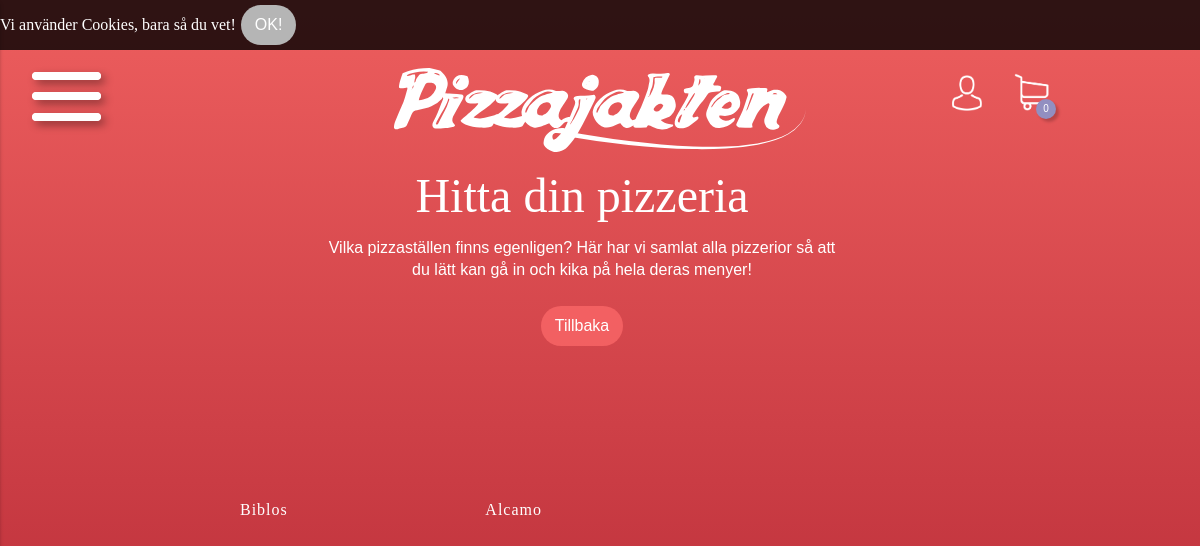
The app's page /hittaPizzeria.php, older data.
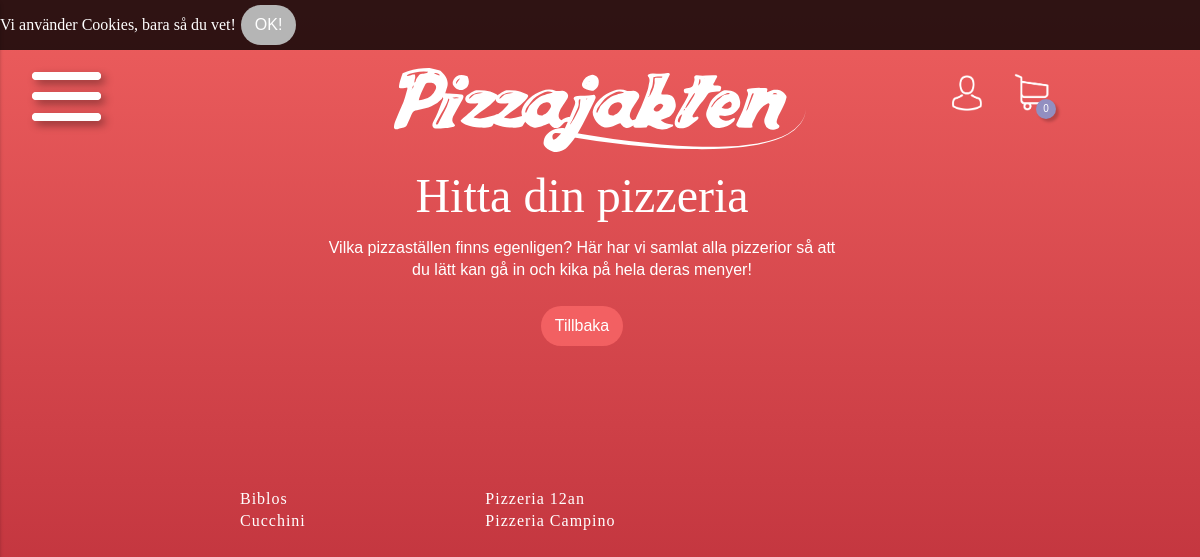
The same page, newer data.
### tables this page shows
CREATE TABLE IF NOT EXISTS `pizzerior` (
  `id` int(4) NOT NULL AUTO_INCREMENT,
  `namn` varchar(255) NOT NULL,
  `hasGlutenFree` tinyint(1) NOT NULL,
  `lng` float DEFAULT NULL,
  `lat` float DEFAULT NULL,
  `openinghouers` varchar(255) NOT NULL,
  `town` int(11) NOT NULL DEFAULT '1',
  `adress` varchar(50) NOT NULL,
  `url` varchar(255) DEFAULT NULL,
  PRIMARY KEY (`id`),
  UNIQUE KEY `id` (`id`),
  UNIQUE KEY `namn` (`namn`),
  KEY `town` (`town`),
  CONSTRAINT `town` FOREIGN KEY (`town`) REFERENCES `cities` (`id`) ON DELETE CASCADE ON UPDATE CASCADE
);

### hittaPizzeria.php (the view)
<?php
    $no_balls = 'true';
    include ('header.php');
?>
    <div class="hittaPizzeria">
        <h1>Hitta din pizzeria</h1>
        <p>Vilka pizzaställen finns egenligen? Här har vi samlat alla pizzerior så att du lätt kan gå in och kika på hela deras menyer!</p>
                    <button><a href="index.php" >Tillbaka</a></button>
    </div>
    <div class="listaPizzerior">
        <ul>
                <?php
                    $conn = connect_to_db();
                    $result = $conn->query("SELECT namn, url FROM pizzerior");
                    while($row = $result->fetch_assoc()) {
                    ?>
                        <li>
                            <a target="_blank" href="<?php echo $row['url'];?>"><?php echo $row['namn']; ?> </a>
                        </li>
                        <?php
                    }
                    ?>
        </ul>
    </div>
<?php
	include 'footer.php';
?>

### header.php (shortened to what this page needs)
<?php
	if (isset($_SESSION['shopping-cart'])) {
	$items_in_cart = is_array($_SESSION['shopping-cart']) ? count($_SESSION['shopping-cart']) : 0 ;
	}
	else{
		$items_in_cart = 0 ;
	}
?>
<!DOCTYPE html>
<html lang="en">
<head>
	<link rel="stylesheet" type="text/css" href="css/main.css">
	<link rel="stylesheet" type="text/css" href="./css/main.css">
	<?php
	if(isset($no_balls)){
		?>
		<link rel="stylesheet" type="text/css" href="css/no_balls.css">
	<?php
	}
	?>
</head>
<body>
	<?php
	if(!isset($_COOKIE['Cookie_bar'])) {
    ?>
    <div class="cookie">
        <p>Vi använder Cookies, bara så du vet!</p><button id="cookie_button">OK!</button>
    </div>
	<?php } ?>
<div class="container">
	<header>
		<img id="burger" class="shadow" src="images/burger.png"/>
		<a href="index.php" class="logga"><img src="images/logotyp.svg" alt="Logga"></a>
		<?php
		if(isset($_SESSION['user'])){
        	echo '<a href="Min-Sida.php"><img id="user" src="images/user.png" alt="min sida"></a>';
		}else{
        	echo '<a href="logIn.php"><img id="user" src="images/user.png" alt="min sida"></a>';
		}
		?>
        <a href="varukorg.php"><img id="cart" src="images/cart.png"><div class="counter2"><?php echo $items_in_cart; ?></div></a>
	</header>

### footer.php (shortened to what this page needs)
</div>
</body>
</html>

### css/main.css (style rules this page uses)
html, body, div, span, applet, object, iframe, h1, h2, h3, h4, h5, h6, p, blockquote, pre, a, abbr, acronym, address, big, cite, code, del, dfn, em, font, img, ins, kbd, q, s, samp, small, strike, strong, sub, sup, tt, var, dl, dt, dd, ol, ul, li, fieldset, form, label, legend, table, caption, tbody, tfoot, thead, tr, th, td { margin: 0; padding: 0; border: 0; outline: 0; font-weight: inherit; font-style: inherit; font-size: 100%; font-family: inherit; vertical-align: baseline; }
body { line-height: 1; color: black; background: white; }
ol, ul { list-style: none; }
body { background: #ed5e5e; background: -moz-linear-gradient(top, #ed5e5e 0%, #af2230 100%, #af2230 101%); background: -webkit-linear-gradient(top, #ed5e5e 0%,#af2230 100%,#af2230 101%); background: linear-gradient(to bottom, #ed5e5e 0%,#af2230 100%,#af2230 101%); filter: progid:DXImageTransform.Microsoft.gradient( startColorstr='#ed5e5e', endColorstr='#af2230',GradientType=0 ); font-family: "bebas-neue"; font-family: "bebas-neue"; color: #fff; font-size: 1em; }
.container { display: grid; grid-template-columns: 150px 1fr 1fr 150px; grid-template-rows: 13% 17% 35px auto 1%; grid-template-areas: "header header header header" ". prog prog ." ". tabs . ." "left main1 main2 right" ". . . ."; height: 100vh; }
a { text-decoration: none; color: white; }
.shadow { box-shadow: 4px 4px 4px rgba(0, 0, 0, 0.38); }
img.shadow { text-shadow: none; box-shadow: none; filter: drop-shadow(4px 4px 4px rgba(0, 0, 0, 0.38)); }
header { grid-area: header; position: relative; text-align: center; }
.logga { display: block; height: 100%; }
.logga img { height: 70%; padding-top: 18px; }
#cart { width: 3%; position: absolute; right: 150px; top: 23px; }
#user { width: 2.5%; position: absolute; right: 218px; top: 25px; }
#burger { position: absolute; left: 0; top: 0; padding: 22px 32px; cursor: pointer; }
.counter2 { background: #928FC1; border: none; border-radius: 70px; box-sizing: border-box; width: 20px; height: 20px; box-shadow: 3px 3px 3px rgba(0, 0, 0, 0.2); z-index: 100; position: absolute; top: 49px; right: 144px; text-align: center; padding-top: 5px; text-decoration: none; display: inline-block; font-size: 10px; font-family: helvetica; cursor: pointer; }
button { background-color: #b5b5b5; border: none; border-radius: 25px; color: white; padding: 11px 14px; margin: 5px; text-align: center; text-decoration: none; display: inline-block; font-size: 16px; font-family: helvetica; cursor: pointer; }
.hittaPizzeria { text-align: center; position: absolute; height: 70%; width: 43%; margin: -3% 0 0 -23%; top: 26%; left: 50%; line-height: 22px; }
.hittaPizzeria button { background-color: rgba(255, 107, 107, 0.7); }
.hittaPizzeria p { font-family: helvetica; margin-top: 30px; margin-bottom: 20px; }
.hittaPizzeria h1 { font-size: -webkit-xxx-large; }
.listaPizzerior { column-count: 3; position: absolute; top: 60%; left: 50%; transform: translateX(-50%) translateY(-50%); width: 60%; padding: 8% 0 0; z-index: 1; padding: 45px; line-height: 22px; letter-spacing: 1px; }
.cookie { width: 100%; background-color: rgba(0, 0, 0, 0.8); z-index: 999; }
.cookie p { display: inline-block; }
.cookie button { display: inline-block; }

### css/no_balls.css (style rules this page uses)
.container { display: grid; grid-template-columns: 150px 1fr 1fr 150px; grid-template-rows: 15% 35px 15% auto 1%; grid-template-areas: "header header header header" ". tabs . ." ". main1 main2 ." "left main1 main2 right" ". . . ."; height: 100vh; }

Row changes from the older to the newer data that the page shows:
removed pizzerior: namn "Alcamo"
added pizzerior: namn "Cucchini"
added pizzerior: namn "Pizzeria 12an"
added pizzerior: namn "Pizzeria Campino"
